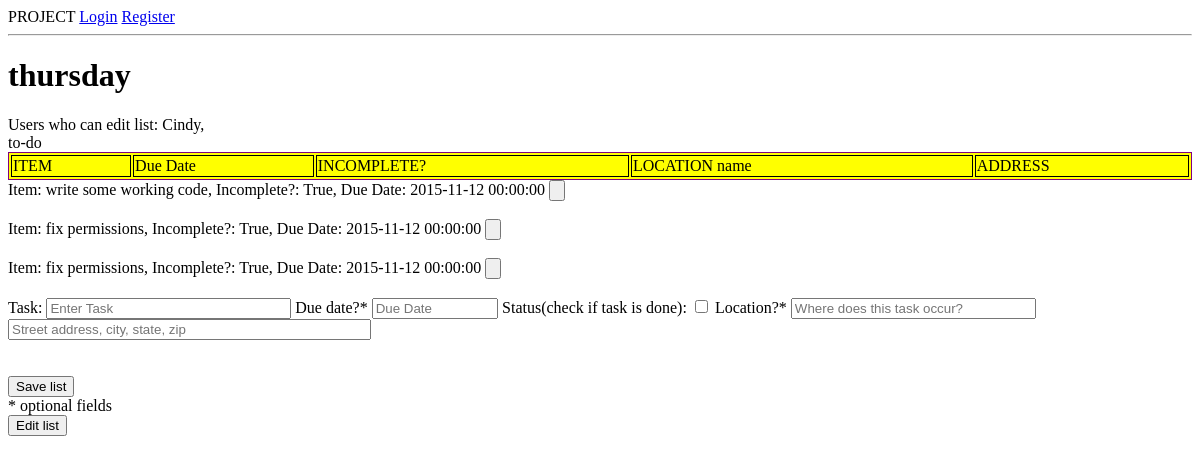
Page /lists/113 on the earlier database version.
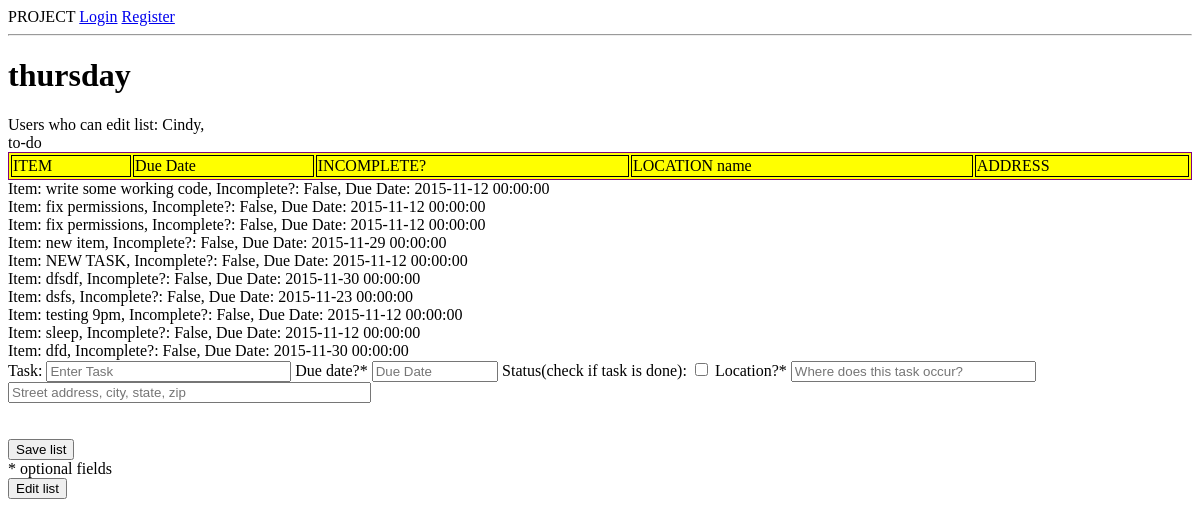
Same page on the later database version.
### model.py (models this page shows, shortened)
class List(db.Model):
    __tablename__ = "lists"
    list_id = db.Column(db.Integer, autoincrement=True, primary_key=True)
    name = db.Column(db.String(20), nullable=False)
    list_type = db.Column(db.String(20))
    due_date_list = db.Column(db.DateTime, nullable=True)
    list_location_name = db.Column(db.String(50), nullable=True)
    list_location_address = db.Column(db.String(100), nullable=True)
    created_by = db.Column(db.String(50), nullable = False)

class Group(db.Model):
    __tablename__ = "groups"
    group_id = db.Column(db.Integer, autoincrement=True, primary_key=True)
    user_id = db.Column(db.Integer,db.ForeignKey('users.user_id'))
    list_id = db.Column(db.Integer,db.ForeignKey('lists.list_id'))
    permission = db.Column(db.Boolean, nullable = False, default = True)
    user = db.relationship("User",
                           backref=db.backref("groups"))
    checklist = db.relationship("List",
                            backref=db.backref("groups"))
    def __repr__(self):
        return "Group ID: {}, User ID: {}, List ID: {}".format(self.group_id,
                                                                self.user_id,
                                                                self.list_id,
                                                                self.permission)

class User(db.Model):
    __tablename__ = "users"
    user_id = db.Column(db.Integer, autoincrement=True, primary_key=True)
    name=db.Column(db.String(20), nullable=False)
    email = db.Column(db.String(64), nullable=False)
    password = db.Column(db.String(64), nullable=False)
    mobile = db.Column(db.Integer, nullable=False)
    user_location_name = db.Column(db.String, nullable = True)
    user_location_address = db.Column(db.String(100), nullable = True)

class To_Do(db.Model):
    __tablename__ = "to_dos"
    to_do_id = db.Column(db.Integer, autoincrement=True, primary_key=True)
    list_id = db.Column(db.Integer, db.ForeignKey('lists.list_id'))
    item = db.Column(db.String(64), nullable=False)
    due_date_todo = db.Column(db.DateTime, nullable=True)
    status_notdone = db.Column(db.Boolean, nullable=False, default=True)
    todo_location_name = db.Column(db.String(100), nullable=True)
    todo_location_address = db.Column(db.String(100), nullable=True)
    list_todo = db.relationship("List",
                                backref=db.backref("to_dos"))

### server.py (the view)
@app.route('/lists/<int:list_id>')
def lists(list_id):
    this_list = List.query.filter_by(list_id=list_id).one()
    permissions = Group.query.filter_by(list_id=list_id).all()
    print permissions
    return render_template("list_items.html", this_list=this_list, permissions=permissions)

### templates/list_items.html (shortened to what this page needs)
{% extends 'base.html' %}
{% block content %}
<div id="list-items" data-type="{{ this_list.list_type }}">
    <h1 id="list-items-title">{{this_list.name}}</h1>
    <div id="list_permissions">
        Users who can edit list:
        {% for user in permissions %}
            {{ user.user.name }},
        {% endfor %}
</div>
    {% if this_list.list_type=='to-do' %}
            to-do <br>
        <div id="todo_list">
            <table id="listItemsTable">
                <thead><tr>
                    <td>ITEM</td>
                    <td>Due Date</td>
                    <td>INCOMPLETE?</td>
                    <td>LOCATION name</td>
                    <td>ADDRESS</td>
                </thead>
            </table>
            {% for item in this_list.to_dos %}
                <div class="todo_item">
                     Item: {{ item.item }}, Incomplete?: {{ item.status_notdone }},
                {% if item.due_date_todo %}
                    Due Date: {{ item.due_date_todo }}
                {% endif %}
                {% if item.status_notdone==True %}
                    <input type="button" class="doneButton" data-listtype="ToDo" id="{{ item.to_do_id }}" name="status_done"><br><br>
                {% endif %}
            </div>
            {% endfor %}
        </div>
        <div class="todo_item">
            <form id="new-todo-item" style="none;" action="/new_todo/{{ this_list.list_id }}" method="POST">
                <div id = "item-wrapper">
                    <div class="todo_field">
                        Task:
                        <input type="text" class="list_row" name="item" placeholder="Enter Task" style="width: 20%;">
                        Due date?*
                        <input type="text" name="due_date_todo" class="datepicker" placeholder="Due Date" style="width:10%">
                       Status(check if task is done):
                        <input type="checkbox" class="list_row" name="status_notdone">
                       Location?*
                        <input type="text" name="todo_location_name" placeholder="Where does this task occur?" style="width:20%">
                        <input type="text" name="todo_location_address" placeholder="Street address, city, state, zip" style="width:30%"><br><br>
                     </div>
                </div><br>
                <input type="submit" name="todo" id="formSubmitId" value="Save list"></input><br>
                * optional fields
            </form>
        </div>
    {% endif %}
    <input type="submit" name="edit" id="edit_list" value="Edit list"></input>
</div>
{% endblock %}

### templates/base.html (shortened to what this page needs)
<!doctype html>
<html>
<head>
  <link rel="stylesheet" href="//code.jquery.com/ui/1.11.4/themes/smoothness/jquery-ui.css">
  <link rel="stylesheet" href="/static/css/mycss.css">
</head>
<body>
PROJECT
{% if "user_id" in session %}
    <a href="/logout">Logout</a>
{% else %}
    <a href="/login">Login</a>
    <a href="/register">Register</a>
{% endif %}
<hr>
{% block content %}
{% endblock %}
</body>
</html>

### static/css/mycss.css (style rules this page uses)
#listItemsTable { border : 1px solid purple; width : 100%; background-color: yellow; }
tr,td { border : 1px solid black; }

Differences in the rows shown:
changed To_Do "write some working code": status_notdone "True" → "False"
changed To_Do (number 2 of 10 on the later page): status_notdone "True" → "False"
changed To_Do (number 3 of 10 on the later page): status_notdone "True" → "False"
added To_Do: item "new item", status_notdone "False", due_date_todo "2015-11-29 00:00:00"
added To_Do: item "NEW TASK", status_notdone "False", due_date_todo "2015-11-12 00:00:00"
added To_Do: item "dfsdf", status_notdone "False", due_date_todo "2015-11-30 00:00:00"
added To_Do: item "dsfs", status_notdone "False", due_date_todo "2015-11-23 00:00:00"
added To_Do: item "testing 9pm", status_notdone "False", due_date_todo "2015-11-12 00:00:00"
added To_Do: item "sleep", status_notdone "False", due_date_todo "2015-11-12 00:00:00"
added To_Do: item "dfd", status_notdone "False", due_date_todo "2015-11-30 00:00:00"
